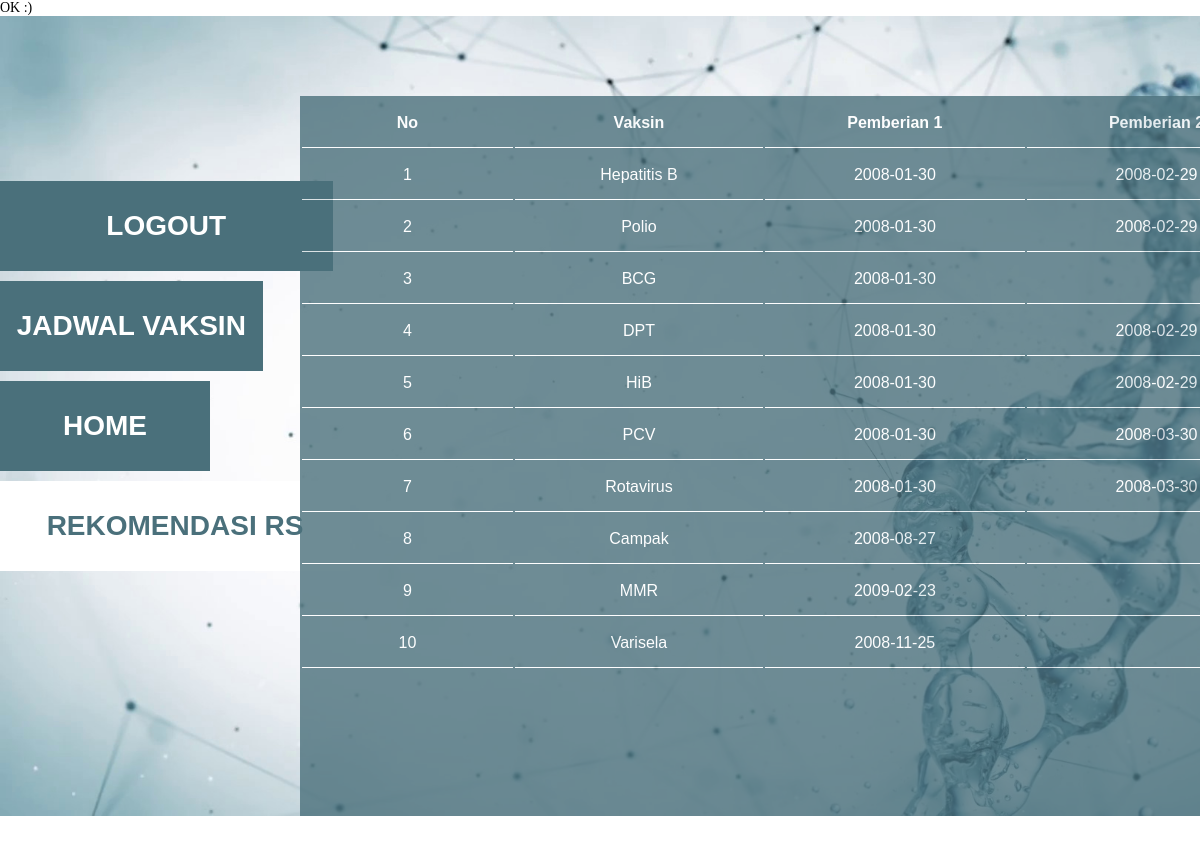
Page /sbd/user.php on the committed database.
### tables this page shows
CREATE TABLE `vaksin` (
  `id_vaksin` char(6) NOT NULL,
  `nama_vaksin` varchar(20) NOT NULL,
  `perulangan` int(11) NOT NULL
);

CREATE TABLE `pasien` (
  `username` varchar(20) NOT NULL,
  `nama_pasien` varchar(20) NOT NULL,
  `password` varchar(255) NOT NULL,
  `tgl_lahir` date NOT NULL,
  `jenis_kelamin` char(1) NOT NULL,
  `alamat` varchar(50) NOT NULL
);

CREATE TABLE `usiapemberian` (
  `id_usia` char(6) NOT NULL,
  `id_vaksin` char(6) NOT NULL,
  `no_urut` int(11) NOT NULL,
  `usia_pemberian` int(11) NOT NULL,
  `jarak` int(11) NOT NULL
);

### sbd/user.php (the view, shortened to what this page needs)
<?php
    include "conn.php";
?>
<!DOCTYPE html>
<html lang="en">
    <head>
    </head>
    <body>
        <div class="background">
        <div class="nav">
                <a class="a" href="logout.php">LOGOUT</a>
                <a class="b" href="user.php">JADWAL VAKSIN</a>
                <a class="c" href="home.php">HOME</a>
                <a class="d active" href="rumahsakit.php">REKOMENDASI RS</a>
        </div>
        <div class="table">
            <table>
                    <tr>
                        <th>No</th>
                        <th>Vaksin</th>
                        <th>Pemberian 1</th>
                        <th>Pemberian 2</th>
                    </tr>
                <?php
                    $no = 1;
                    $qry = mysqli_query($conn, "SELECT id_vaksin, nama_vaksin FROM vaksin");
                    while($row=mysqli_fetch_array($qry)){
                ?>
                    <tr>
                        <td><?php echo $no++; ?></td>
                        <td><?php echo $row['nama_vaksin']; ?></td>
                        <td><?php
                            $pasien = mysqli_query($conn, "SELECT tgl_lahir FROM pasien WHERE username = 'z'");
                            $hasilpasien = mysqli_fetch_array($pasien);
                            $ambilulang = mysqli_query($conn, "SELECT usia_pemberian, no_urut FROM usiapemberian WHERE id_vaksin = '".$row['id_vaksin']."'");
                            while($hasil=mysqli_fetch_array($ambilulang))
                            {
                                if($hasil['no_urut'] == 1)
                                {
                                    $tgl = $hasilpasien['tgl_lahir'];
                                    echo date('Y-m-d', strtotime($tgl. ' + '.$hasil['usia_pemberian']*30 .' days'));
                                }
                            }
                        ?></td>
                        <td><?php
                            $pasien = mysqli_query($conn, "SELECT tgl_lahir FROM pasien WHERE username = 'z'");
                            $hasilpasien = mysqli_fetch_array($pasien);
                            $ambilulang = mysqli_query($conn, "SELECT usia_pemberian, no_urut FROM usiapemberian WHERE id_vaksin = '".$row['id_vaksin']."'");
                            while($hasil=mysqli_fetch_array($ambilulang))
                            {
                                if($hasil['no_urut'] == 2)
                                {
                                    $tgl = $hasilpasien['tgl_lahir'];
                                    echo date('Y-m-d', strtotime($tgl. ' + '.$hasil['usia_pemberian']*30 .' days'));
                                }
                            }
                        ?></td>
                    </tr>
                <?php }?>
            </table>
            </div>
        </div>
    </body>
</html>

### sbd/style.css (style rules this page uses)
* { margin: 0; padding: 0; }
html, body { width: 100%; height: 100%; font-size: 14px; font-weight: normal; }
.background { width: 100%; height: 100%; background-image: url('../sbd/b.jpg'); background-repeat: no-repeat; background-size: cover; position: relative; overflow-y: auto; }
.nav { width: 350px; height: auto; position: absolute; top: 20%; left: 0; }
.nav a { text-decoration: none; font-family: Verdana, Geneva, Tahoma, sans-serif; font-weight: bold; margin: 5px 0; float: left; display: inline-block; background-color: rgb( 74, 112, 123); color: white; text-align: center; transition: 300ms; }
a.active, .nav a:hover { background-color: white; color: rgb( 74, 112, 123); width: 100%; }
.a { width: 95%; height: 90px; font-size: 28px; line-height: 90px; }
.b { width: 75%; height: 90px; font-size: 28px; line-height: 90px; }
.c { width: 60%; height: 90px; font-size: 28px; line-height: 90px; }
.d { width: 70%; height: 90px; font-size: 28px; line-height: 90px; }
.table { position: absolute; background-color: rgb( 74, 112, 123); color: white; box-sizing: border-box; opacity: 0.8; width: 1250px; height: 1900px; top: 10%; left: 25%; font-family: Verdana, Geneva, Tahoma, sans-serif; line-height: 25px; font-size: 18px; }
.table th,td { border-bottom: 1px solid white; text-align: center; width: 1000px; height: 50px; color: white; }

### rows in the picture
vaksin: nama_vaksin "Hepatitis B"
pasien: tgl_lahir.usia_pemberian "2008-01-30", tgl_lahir.usia_pemberian "2008-02-29", tgl_lahir.usia_pemberian "2008-03-30", tgl_lahir.usia_pemberian "2008-08-27", tgl_lahir.usia_pemberian "2009-02-23", tgl_lahir.usia_pemberian "2008-11-25"
vaksin: nama_vaksin "Polio"
vaksin: nama_vaksin "BCG"
vaksin: nama_vaksin "DPT"
vaksin: nama_vaksin "HiB"
vaksin: nama_vaksin "PCV"
vaksin: nama_vaksin "Rotavirus"
vaksin: nama_vaksin "Campak"
vaksin: nama_vaksin "MMR"
vaksin: nama_vaksin "Varisela"
